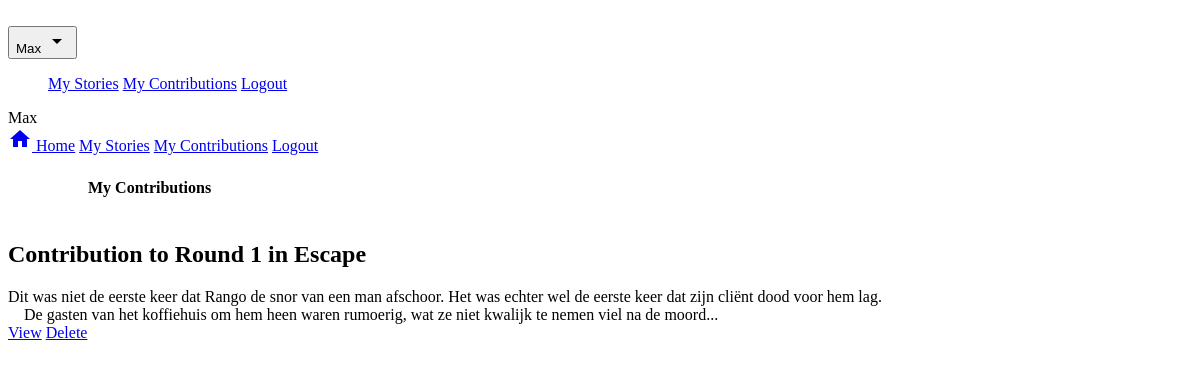
Before: /my/contributions (signed in) with the older database file.
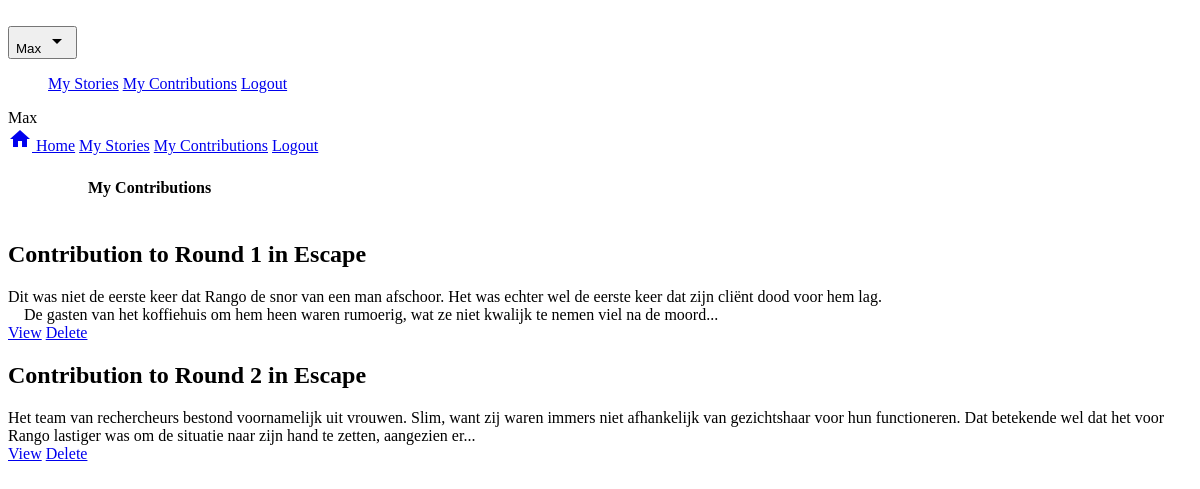
After: the same page with the newer database file.
### storanonymizer/models.py (models this page shows, shortened)
class Contribution(db.Model):
	id = db.Column(db.Integer, primary_key=True)
	code = db.Column(db.String(), unique=True)
	text = db.Column(db.Text())
	votes = db.relationship("Vote", backref="contribution", lazy="select")
	author_id = db.Column(db.Integer, db.ForeignKey("user.id"))
	round_id = db.Column(db.Integer, db.ForeignKey("round.id"))

class Round(db.Model):
	id = db.Column(db.Integer, primary_key=True)
	name = db.Column(db.String())
	code = db.Column(db.String(), unique=True)
	contributions = db.relationship("Contribution", backref="round", lazy="select")
	votes = db.relationship("Vote", backref="round", lazy="select")
	winning_contribution_id = db.Column(db.String())
	story_id = db.Column(db.Integer, db.ForeignKey("story.id"))
	public_authors = db.Column(db.Boolean(), default=False)
	public_contributions = db.Column(db.Boolean(), default=False)
	voting = db.Column(db.Boolean(), default=False)
	public_votes = db.Column(db.Boolean(), default=False)

class Story(db.Model):
	id = db.Column(db.Integer, primary_key=True)
	code = db.Column(db.String(), unique=True)
	name = db.Column(db.String())
	user_id = db.Column(db.Integer, db.ForeignKey("user.id"))
	rounds = db.relationship("Round", backref="story", lazy="select")

### storanonymizer/views.py (the view)
@app.route("/my/contributions")
@login_required
def my_contributions():
	contributions = current_user.contributions
	return render_template("mycontributions.html", contributions=contributions)

### storanonymizer/auth.py (called while the page is built)
@lm.user_loader
def load_user(user_id):
	return models.User.query.get(int(user_id))

### storanonymizer/templates/mycontributions.html
{% extends "base.html" %}
{% block content %}
<div class="storanonymizer__title-bar mdl-color--primary mdl-color-text--white">
	<h4 class="storanonymizer__title-bar__title">My Contributions</h4>
</div>
<div class="storanonymizer__story-list mdl-grid">
{% for c in contributions %}
	<div class="mdl-cell mdl-cell--4-col mdl-shadow--2dp">
		<div class="mdl-card__title"><h2 href="" class="mdl-card__title-text">Contribution to {{ c.round.name }} in {{ c.round.story.name }}</h2></div>
		<div class="mdl-card__supporting-text">{{ c.text|truncate|safe }}</div>
		<div class="mdl-card__actions mdl-card--border">
			<a href="{{ url_for('contribution', contribution_code=c.code) }}" class="mdl-button mdl-js-button mdl-button--colored mdl-js-ripple-effect">View</a>
		{% if current_user.id == c.author.id %}
			<a href="{{ url_for('delete_contribution', contribution_code=c.code) }}" class="mdl-button mdl-js-button mdl-js-ripple-effect mdl-color-text--red">Delete</a>
		{% endif %}
		</div>
	</div>
{% else %}
	<h6>No contributions yet!</h6>
{% endfor %}
</div>
{% endblock %}

Changed rows visible on the page:
added Contribution: round.name "Round 2", round.story.name "Escape", text "Het team van rechercheurs bestond voornamelijk uit vrouwen. Slim, want zij waren immers niet afhankelijk van gezichtshaar voor hun functioneren. Dat betekende wel dat het voor Rango lastiger was om de situatie naar zijn hand te zetten, aangezien er..."
